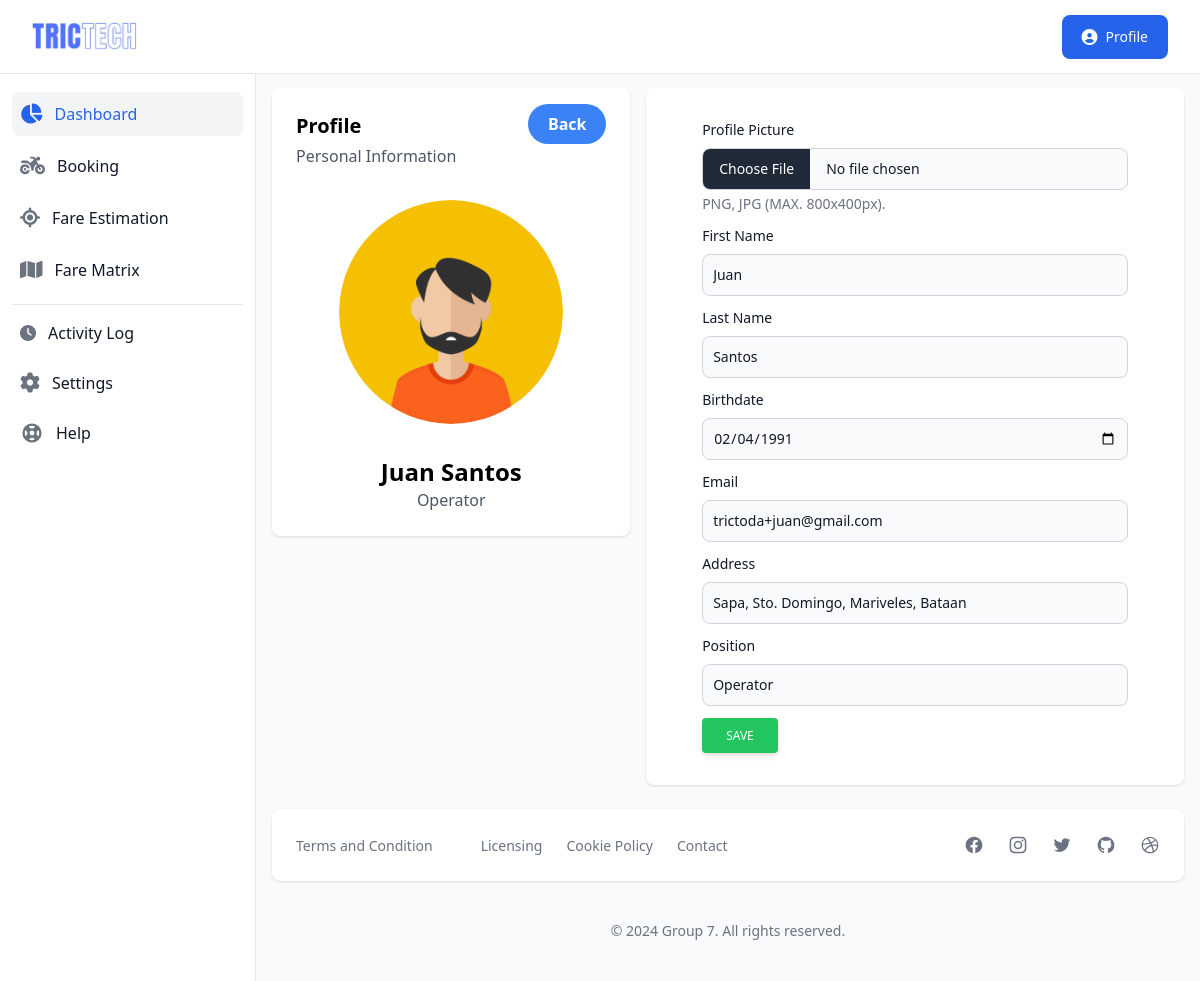
/passenger/profile.php (signed in), run on the app's committed database.
### tables this page shows
CREATE TABLE `account` (
  `id` int(11) NOT NULL,
  `unique_id` varchar(100) NOT NULL,
  `profile_img` varchar(250) DEFAULT NULL,
  `fname` varchar(50) NOT NULL,
  `lname` varchar(50) NOT NULL,
  `email` varchar(50) NOT NULL,
  `contact` varchar(20) NOT NULL,
  `birthdate` varchar(20) DEFAULT NULL,
  `address` varchar(100) DEFAULT NULL,
  `password` varchar(255) NOT NULL,
  `status` varchar(20) NOT NULL,
  `suspension` varchar(30) DEFAULT 'NO',
  `suspension_reason` varchar(255) DEFAULT NULL,
  `position` varchar(20) NOT NULL,
  `type` varchar(30) NOT NULL,
  `vercode` varchar(6) DEFAULT NULL,
  `date` varchar(50) NOT NULL
);

### passenger/profile.php (the view, shortened to what this page needs)
<?php
    include '../database/connect.php';
    $getUser = $_SESSION['user'] ?? "";
    $unique_id = $_SESSION['unique_id'];
    $sqlUser = mysqli_query($conn,"SELECT * FROM account WHERE unique_id = '$unique_id';");
    if(mysqli_num_rows($sqlUser) > 0){
        while($row = mysqli_fetch_assoc($sqlUser)){
            $getFName = $row["fname"];
            $getLName = $row["lname"];
            $getPosition = $row["position"];
            $getBirth = $row["birthdate"];
            $getAddress = $row["address"];
            $getProfileImg = $row["profile_img"];
        }
    }
?>
<!DOCTYPE html>
<html lang="en">
<head>
    <link rel="stylesheet" href="../dist/output.css">
    <link rel="stylesheet" href="https://cdn.datatables.net/1.13.1/css/jquery.dataTables.min.css">
    <link rel="stylesheet" href="https://cdnjs.cloudflare.com/ajax/libs/font-awesome/6.2.1/css/all.min.css" />
    <link rel="stylesheet" href="https://cdn.jsdelivr.net/npm/tw-elements/dist/css/index.min.css" />
    <script src="https://cdn.tailwindcss.com"></script>
</head>
<body>
    <div>
        <nav class="bg-white border-b border-gray-200 fixed z-30 w-full">
            <div class="px-3 py-3 lg:px-5 lg:pl-3">
                <div class="flex items-center justify-between">
                    <div class="flex items-center justify-start">
                        <a href="dashboard.php" class="text-xl font-bold flex items-center p-2 lg:ml-2.5">
                            <img class="w-20 lg:w-28" src="../images/logo.png" alt="logo">
                        </a>
                    </div>
                    <div class="flex items-center">
                        <div class="hidden lg:block">
                            <a href="#" id="dropdownDefault" data-dropdown-toggle="dropdown" class="sm:inline-flex ml-5 text-white bg-blue-600 hover:bg-blue-700 focus:ring-4 font-medium rounded-lg text-sm px-5 py-2.5 text-center items-center mr-3">
                                <i class="mr-2 text-base fa fa-user-circle" aria-hidden="true"></i>
                                Profile
                            </a>
                        </div>
                    </div>
                </div>
            </div>
        </nav>
        <div class="flex overflow-hidden bg-white pt-16">
            <aside id="sidebar" class="fixed hidden z-20 h-full top-0 left-0 pt-16 flex lg:flex flex-shrink-0 flex-col w-64 transition-width duration-75" aria-label="Sidebar">
                <div class="relative flex-1 flex flex-col min-h-0 border-r border-gray-200 bg-white pt-0">
                    <div class="flex-1 flex flex-col pt-5 pb-4 overflow-y-auto">
                        <div class="flex-1 px-3 bg-white divide-y space-y-1">
                            <ul class="space-y-2 pb-2">
                                <li>
                                    <a href="dashboard.php" class="text-base text-gray-900 font-normal rounded-lg flex items-center p-2 bg-gray-100 group">
                                    <i class="text-xl text-blue-600 flex-shrink-0 transition duration-75 fa fa-pie-chart" aria-hidden="true"></i>
                                    <span class="ml-3 text-blue-600">Dashboard</span>
                                    </a>
                                </li>
                                <li>
                                    <a href="booking.php" class="text-base text-gray-900 font-normal rounded-lg hover:bg-gray-100 flex items-center p-2 group ">
                                    <i class="fa fa-motorcycle text-xl text-gray-500 flex-shrink-0 group-hover:text-gray-900 transition duration-75" aria-hidden="true"></i>
                                    <span class="ml-3 flex-1 whitespace-nowrap">Booking</span>
                                    </a>
                                </li>
                                <li>
                                    <a href="fare.php" class="text-base text-gray-900 font-normal rounded-lg hover:bg-gray-100 flex items-center p-2 group ">
                                    <i class="fa fa-location text-xl text-gray-500 flex-shrink-0 group-hover:text-gray-900 transition duration-75" aria-hidden="true"></i>
                                    <span class="ml-3 flex-1 whitespace-nowrap">Fare Estimation</span>
                                    </a>
                                </li>
                                <li>
                                    <a href="fare-matrix.php" class="text-base text-gray-900 font-normal rounded-lg hover:bg-gray-100 flex items-center p-2 group ">
                                    <i class="fa fa-map text-xl text-gray-500 flex-shrink-0 group-hover:text-gray-900 transition duration-75" aria-hidden="true"></i>
                                    <span class="ml-3 flex-1 whitespace-nowrap">Fare Matrix</span>
                                    </a>
                                </li>
                            </ul>
                            <div class="space-y-2 pt-2">
                                <a href="logs.php" class="text-base text-gray-900 font-normal rounded-lg hover:bg-gray-100 group transition duration-75 flex items-center p-2">
                                    <i class="fa fa-clock  text-base text-gray-500 flex-shrink-0 group-hover:text-gray-900 transition duration-75" name="settings-outline"></i>
                                    <span class="ml-3">Activity Log</span>
                                </a>
                                <a href="setting.php" class="text-base text-gray-900 font-normal rounded-lg hover:bg-gray-100 group transition duration-75 flex items-center p-2">
                                    <i class="fa fa-cog  text-xl text-gray-500 flex-shrink-0 group-hover:text-gray-900 transition duration-75" name="settings-outline"></i>
                                    <span class="ml-3">Settings</span>
                                </a>
                                <a href="#" class="text-base text-gray-900 font-normal rounded-lg hover:bg-gray-100 group transition duration-75 flex items-center p-2">
                                    <span class="ml-3">Help</span>
                                </a>
                            </div>
                        </div>
                    </div>
                </div>
            </aside>
            <div id="main-content" class="h-full w-full bg-gray-50 relative overflow-y-auto lg:ml-64">
                <main>
                    <div class="pt-6 px-4 bg-white-400">
                        <div class="h-full">
                            <div class="block md:flex">
                                <div class="bg-white h-5/6 w-full md:w-2/5 shadow rounded-lg p-4 mb-4 sm:p-6 sm:mb-0 xl:p-8">
                                    <div class="flex justify-between">
                                        <span class="text-xl font-semibold block">Profile</span>
                                        <a href="dashboard.php" class="-mt-2 text-md font-bold text-white bg-blue-500 rounded-full px-5 py-2 hover:bg-blue-600">Back</a>
                                    </div>
                                    <span class="text-gray-600">Personal Information</span>
                                    <div class="w-full h-1/2 p-8 flex justify-center">
                                        <img class="w-56 h-56 rounded-full" src="../images/profile/<?php echo $getProfileImg ?? "profile.png"; ?>" alt="Rounded avatar">
                                    </div>
                                    <div class="justify-center text-center">
                                        <p class="text-2xl font-semibold block"><?php echo ucwords($getFName) ." ". $getLName; ?></p>
                                        <h3 class="text-gray-600"><?php if($getPosition=="*") { echo "Super User"; }else{ echo ucwords($getPosition); }  ?></h3>
                                    </div>
                                </div>
                                <div class="w-full shadow rounded-lg md:w-3/5 p-8 bg-white lg:ml-4">
                                    <div class="w-[90%] m-auto">
                                        <form action="../function/updateProfile.php" method="POST" enctype="multipart/form-data">
                                            <div class="mb-3">
                                                <label class="block mb-2 text-sm font-medium text-gray-900" for="profileImage">Profile Picture</label>
                                                <input id="profileImage" name="profileImage" type="file" accept="image/*" class="block w-full text-sm text-gray-900 border border-gray-300 rounded-lg cursor-pointer bg-gray-50">
                                                <p class="mt-1 text-sm text-gray-500 dark:text-gray-300" id="file_input_help">PNG, JPG (MAX. 800x400px).</p>
                                            </div>
                                            <div class="mb-3">
                                                <label for="fname" class="block mb-2 text-sm font-medium text-gray-900 dark:text-white">First Name</label>
                                                <input type="input" name="fname" value="<?php echo $getFName; ?>" id="name" class="bg-gray-50 border border-gray-300 text-gray-900 text-sm rounded-lg outline-blue-500 focus:ring-blue-500 focus:border-blue-500 block w-full p-2.5" placeholder="First Name" autocomplete="off" required>
                                            </div>
                                            <div class="mb-3">
                                                <label for="lname" class="block mb-2 text-sm font-medium text-gray-900 dark:text-white">Last Name</label>
                                                <input type="input" name="lname" value="<?php echo $getLName; ?>" id="name" class="bg-gray-50 border border-gray-300 text-gray-900 text-sm rounded-lg outline-blue-500 focus:ring-blue-500 focus:border-blue-500 block w-full p-2.5" placeholder="Last Name" autocomplete="off" required>
                                            </div>
                                            <div class="mb-3">
                                                <label for="birthdate" class="block mb-2 text-sm font-medium text-gray-900 dark:text-white">Birthdate</label>
                                                <input type="date" name="birthdate" value="<?php echo $getBirth; ?>" id="name" class="bg-gray-50 border border-gray-300 text-gray-900 text-sm rounded-lg outline-blue-500 focus:ring-blue-500 focus:border-blue-500 block w-full p-2.5" placeholder="Birthdate" autocomplete="off" required>
                                            </div>
                                            <div class="mb-3">
                                                <label for="email" class="block mb-2 text-sm font-medium text-gray-900 dark:text-white">Email</label>
                                                <input disabled type="input" name="email" id="email" value="<?php echo $getUser; ?>" class="bg-gray-50 border border-gray-300 text-gray-900 text-sm rounded-lg outline-blue-500 focus:ring-blue-500 focus:border-blue-500 block w-full p-2.5" placeholder="Email" autocomplete="off" required>
                                            </div>
                                            <div class="mb-3">
                                                <label for="address" class="block mb-2 text-sm font-medium text-gray-900 dark:text-white">Address</label>
                                                <input type="input" name="address" id="address" value="<?php echo $getAddress; ?>" class="bg-gray-50 border border-gray-300 text-gray-900 text-sm rounded-lg outline-blue-500 focus:ring-blue-500 focus:border-blue-500 block w-full p-2.5" placeholder="Address" autocomplete="off" required>
                                            </div>
                                            <div class="mb-3">
                                                <label for="position" class="block mb-2 text-sm font-medium text-gray-900 dark:text-white">Position</label>
                                                <input type="input" disabled name="position" id="position" value="<?php echo $getPosition; ?>" class="bg-gray-50 border border-gray-300 text-gray-900 text-sm rounded-lg outline-blue-500 focus:ring-blue-500 focus:border-blue-500 block w-full p-2.5" placeholder="Position" autocomplete="off" required>
                                            </div>
                                            <div class="mt-3">
                                                <button type="submit" name="updateProfile" class="inline-block px-6 py-2.5 bg-green-500 text-white font-medium text-xs leading-tight uppercase rounded shadow-md hover:bg-green-600 hover:shadow-lg focus:bg-green-600 focus:shadow-lg focus:outline-none focus:ring-0">
                                                    Save
                                                </button>
                                            </div>
                                        </form>
                                    </div>
                                </div>
                            </div>
                        </div>
                    </div>
                </main>
                <footer class="bg-white md:flex md:items-center md:justify-between shadow rounded-lg p-4 md:p-6 xl:p-8 my-6 mx-4">
                    <ul class="flex items-center flex-wrap mb-6 md:mb-0">
                    <li><a href="#" class="text-sm font-normal text-gray-500 hover:underline mr-4 md:mr-6">Terms and Condition</a></li>
                    <li><a href="#" class="text-sm font-normal text-gray-500 hover:underline mr-4 md:mr-6"></a></li>
                    <li><a href="#" class="text-sm font-normal text-gray-500 hover:underline mr-4 md:mr-6">Licensing</a></li>
                    <li><a href="#" class="text-sm font-normal text-gray-500 hover:underline mr-4 md:mr-6">Cookie Policy</a></li>
                    <li><a href="#" class="text-sm font-normal text-gray-500 hover:underline">Contact</a></li>
                    </ul>
                    <div class="flex sm:justify-center space-x-6">
                    <a href="#" class="text-gray-500 hover:text-gray-900">
                    </a>
                    <a href="#" class="text-gray-500 hover:text-gray-900">
                    </a>
                    <a href="#" class="text-gray-500 hover:text-gray-900">
                    </a>
                    <a href="#" class="text-gray-500 hover:text-gray-900">
                    </a>
                    <a href="#" class="text-gray-500 hover:text-gray-900">
                    </a>
                    </div>
                </footer>
                <p class="text-center text-sm text-gray-500 my-10">
                    &copy; <?php echo date('Y'); ?> <a href="#" class="hover:underline" target="_blank">Group 7</a>. All rights reserved.
                </p>
            </div>
        </div>
    </div>
</body>
</html>

### data on the page
account: fname "Juan", lname "Santos", position "Operator", birthdate "02/04/1991", address "Sapa, Sto. Domingo, Mariveles, Bataan"
